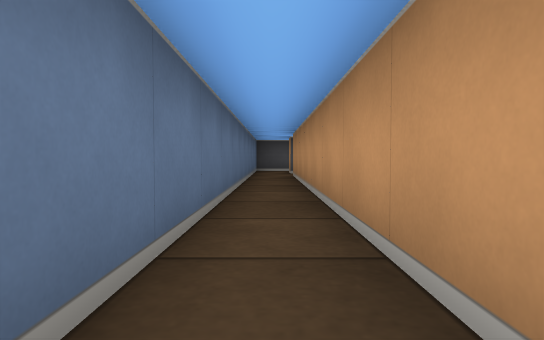
view 1 (above)

13 first-person views from a walk through a cub3D ray-caster map. The camera is about half as high as the walls, tilts 2° down and sees 75° across. The floor is counted in squares. Each view is taken from the middle of a square. On the plan, view 1 faces up. The plan holds only what a view shows up to about 9 squares ahead; the rest is blank.

view 2
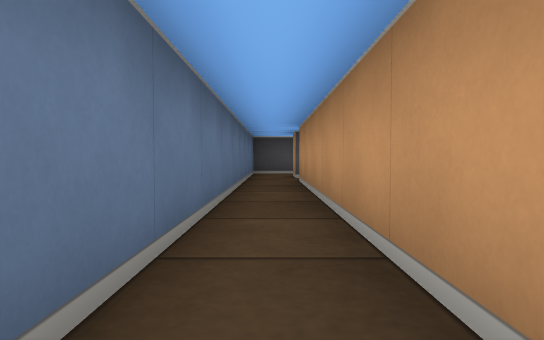

view 3
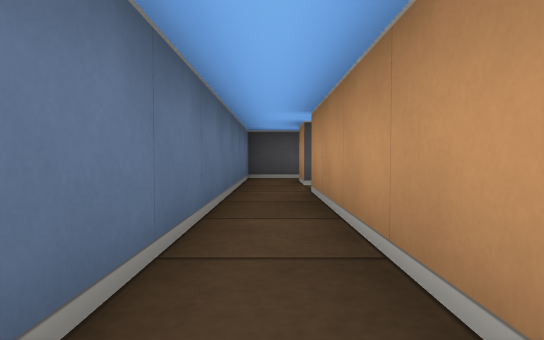

view 4
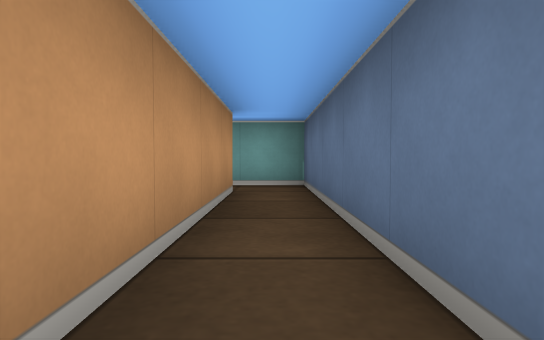

view 5
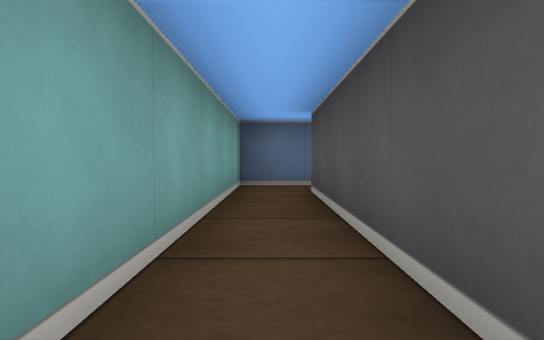

view 6
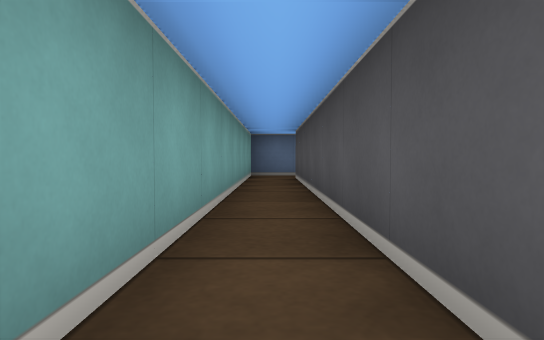

view 7
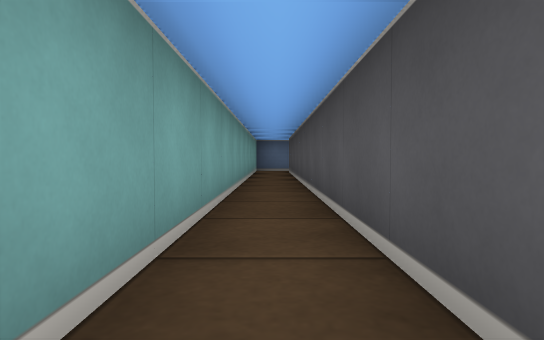

view 8
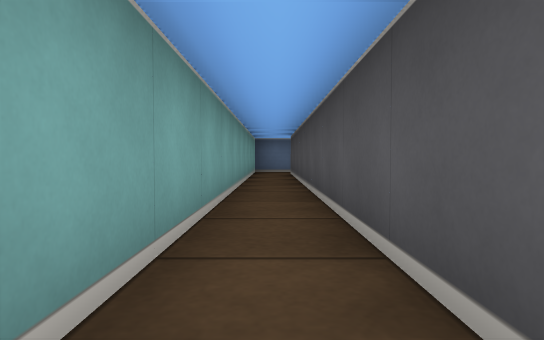

view 9
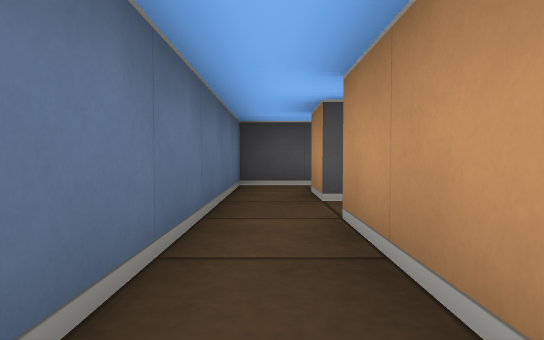

view 10
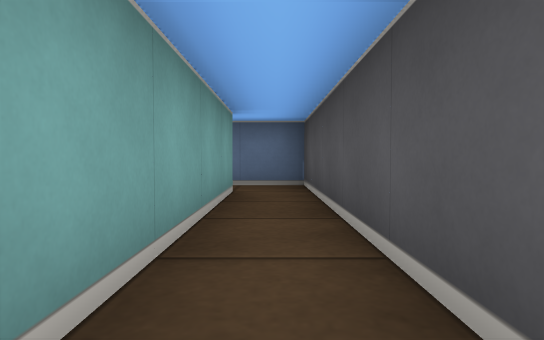

view 11
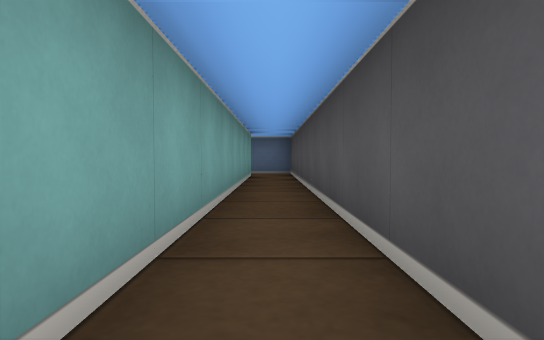

view 12
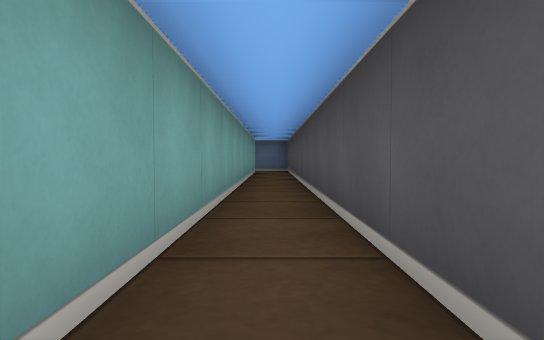

view 13
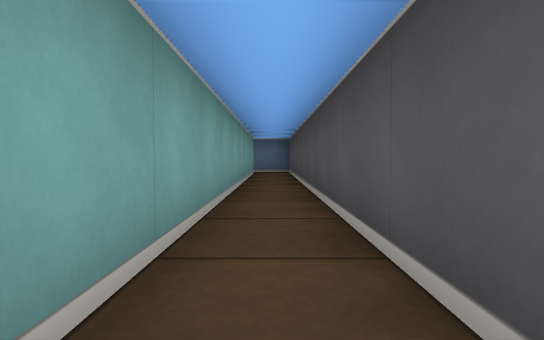

### Floor plan
Points are (right, up) in squares from view 1. A wall is a line through its corners. A room is listed if a view was taken in it or the views show most of it. See-through windows are left out.
Room 1 (views 1, 2, 3, 4, 9)
walls: (0.5, 9.5) (0.5, 10.5); (-0.5, 10.5) (-0.5, -1.5) (0.5, -1.5); (0.5, -0.5) (0.5, 8.5)
ways out: opening at (1, -1) to room 2; opening at (0, 10) to room 3; opening at (1, 9)
Room 2 (views 5, 6, 7, 8)
walls: (10.4, -0.5) (0.5, -0.5); (0.5, -1.5) (10.4, -1.5)
ways out: opening at (1, -1) to room 1
Room 3 (views 10, 11, 12, 13)
walls: (10.4, 11.5) (-0.5, 11.5) (-0.5, 10.5); (0.5, 10.5) (10.4, 10.5)
ways out: opening at (0, 10) to room 1

Positions as (right, up) in squares from view 1, and headings:
1: (0, 0), facing up
2: (0, 2), facing up
3: (0, 4), facing up
4: (0, 4), facing down
5: (5, -1), facing left
6: (8, -1), facing left
7: (11, -1), facing left
8: (10, -1), facing left
9: (0, 6), facing up
10: (5, 11), facing left
11: (9, 11), facing left
12: (11, 11), facing left
13: (10, 11), facing left
